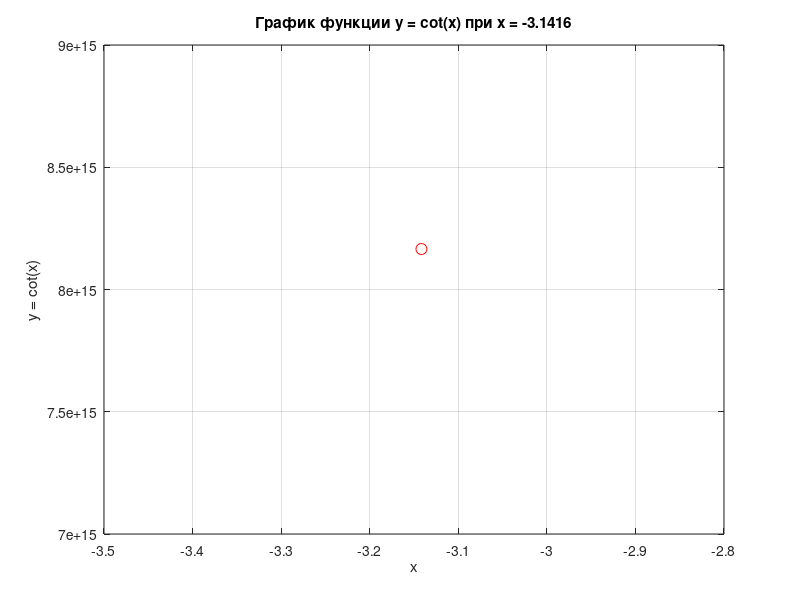

Source code (MATLAB): (Note: this script raises an error after producing the figure.)
x_values = linspace(-pi, pi, 100);
num_frames = numel(x_values);

figure;
h = zeros(1, num_frames);
axis([-pi pi -10 10]);

for i = 1:num_frames
    x = x_values(i);
    y = cot(x); 

    if i == 1
        h(i) = plot(x, y, 'ro', 'MarkerSize', 8);
        xlabel('x');
        ylabel('y = cot(x)');
        title(['График функции y = cot(x) при x = ', num2str(x)]);
        grid on;
    else
        set(h(i), 'XData', x, 'YData', y);
        title(['График функции y = cot(x) при x = ', num2str(x)]);
    end

    pause(0.1);
end